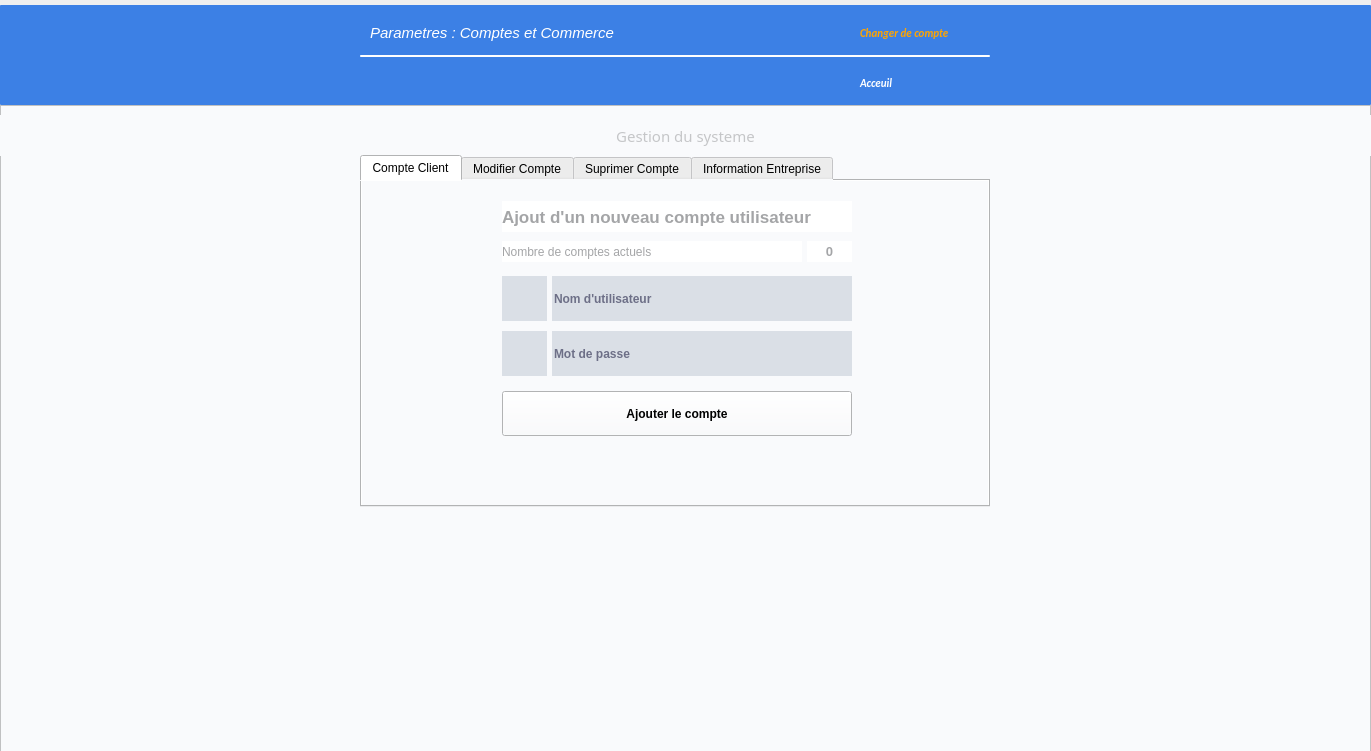
<?xml version="1.0" encoding="UTF-8"?>
<ui version="4.0">
 <class>SettingCreatorDialog</class>
 <widget class="QDialog" name="SettingCreatorDialog">
  <property name="geometry">
   <rect>
    <x>0</x>
    <y>0</y>
    <width>1371</width>
    <height>751</height>
   </rect>
  </property>
  <property name="windowTitle">
   <string>Dialog</string>
  </property>
  <widget class="QFrame" name="frame_12">
   <property name="geometry">
    <rect>
     <x>0</x>
     <y>5</y>
     <width>1371</width>
     <height>100</height>
    </rect>
   </property>
   <property name="font">
    <font>
     <family>Onyx</family>
    </font>
   </property>
   <property name="styleSheet">
    <string notr="true">background-color:#3c80e5; border: 0px solid #2f4f4f  ; border-radius: 0.5px;</string>
   </property>
   <property name="frameShape">
    <enum>QFrame::StyledPanel</enum>
   </property>
   <property name="frameShadow">
    <enum>QFrame::Raised</enum>
   </property>
   <widget class="QPushButton" name="disconnect">
    <property name="geometry">
     <rect>
      <x>850</x>
      <y>10</y>
      <width>141</width>
      <height>35</height>
     </rect>
    </property>
    <property name="sizePolicy">
     <sizepolicy hsizetype="Minimum" vsizetype="Maximum">
      <horstretch>0</horstretch>
      <verstretch>0</verstretch>
     </sizepolicy>
    </property>
    <property name="font">
     <font>
      <family>Calibri</family>
      <pointsize>8</pointsize>
      <weight>75</weight>
      <italic>true</italic>
      <bold>true</bold>
      <underline>false</underline>
      <kerning>true</kerning>
     </font>
    </property>
    <property name="cursor">
     <cursorShape>PointingHandCursor</cursorShape>
    </property>
    <property name="toolTip">
     <string>Changer de compte</string>
    </property>
    <property name="statusTip">
     <string/>
    </property>
    <property name="autoFillBackground">
     <bool>false</bool>
    </property>
    <property name="styleSheet">
     <string notr="true">QPushButton{background-color:#3c80e5; color : orange; border: 0px solid #000028 ;  text-align:left; padding-left:10px;}
QPushButton:hover{background-color:#3c80e5;color:white;border: 0px solid #ecf0f5}
QPushButton:focus{color:#00ea00}</string>
    </property>
    <property name="text">
     <string>Changer de compte</string>
    </property>
    <property name="icon">
     <iconset>
      <normaloff>../../IMAGES/Icons/disconnect.png</normaloff>../../IMAGES/Icons/disconnect.png</iconset>
    </property>
    <property name="iconSize">
     <size>
      <width>21</width>
      <height>21</height>
     </size>
    </property>
   </widget>
   <widget class="QPushButton" name="setAnnuler">
    <property name="geometry">
     <rect>
      <x>850</x>
      <y>60</y>
      <width>141</width>
      <height>35</height>
     </rect>
    </property>
    <property name="sizePolicy">
     <sizepolicy hsizetype="Minimum" vsizetype="Maximum">
      <horstretch>0</horstretch>
      <verstretch>0</verstretch>
     </sizepolicy>
    </property>
    <property name="font">
     <font>
      <family>Calibri</family>
      <pointsize>8</pointsize>
      <weight>75</weight>
      <italic>true</italic>
      <bold>true</bold>
      <underline>false</underline>
      <kerning>true</kerning>
     </font>
    </property>
    <property name="cursor">
     <cursorShape>PointingHandCursor</cursorShape>
    </property>
    <property name="toolTip">
     <string>Changer de compte</string>
    </property>
    <property name="statusTip">
     <string/>
    </property>
    <property name="autoFillBackground">
     <bool>false</bool>
    </property>
    <property name="styleSheet">
     <string notr="true">QPushButton{background-color:#3c80e5; color : white; border: 0px solid #000028 ;  text-align:left; padding-left:10px;}
</string>
    </property>
    <property name="text">
     <string>Acceuil</string>
    </property>
    <property name="icon">
     <iconset>
      <normaloff>../../IMAGES/Icons/index.png</normaloff>../../IMAGES/Icons/index.png</iconset>
    </property>
    <property name="iconSize">
     <size>
      <width>21</width>
      <height>21</height>
     </size>
    </property>
   </widget>
   <widget class="QPushButton" name="who">
    <property name="geometry">
     <rect>
      <x>360</x>
      <y>60</y>
      <width>251</width>
      <height>35</height>
     </rect>
    </property>
    <property name="sizePolicy">
     <sizepolicy hsizetype="Minimum" vsizetype="Maximum">
      <horstretch>0</horstretch>
      <verstretch>0</verstretch>
     </sizepolicy>
    </property>
    <property name="font">
     <font>
      <family>Calibri</family>
      <pointsize>8</pointsize>
      <weight>75</weight>
      <italic>true</italic>
      <bold>true</bold>
      <underline>false</underline>
      <kerning>true</kerning>
     </font>
    </property>
    <property name="cursor">
     <cursorShape>ArrowCursor</cursorShape>
    </property>
    <property name="toolTip">
     <string>Valider</string>
    </property>
    <property name="statusTip">
     <string/>
    </property>
    <property name="autoFillBackground">
     <bool>false</bool>
    </property>
    <property name="styleSheet">
     <string notr="true">QPushButton{background-color:#3c80e5; color : white; border: 0px solid #000028 ;  text-align:left; padding-left:10px;}
</string>
    </property>
    <property name="text">
     <string/>
    </property>
    <property name="icon">
     <iconset>
      <normaloff>../../IMAGES/Icons/user.png</normaloff>../../IMAGES/Icons/user.png</iconset>
    </property>
    <property name="iconSize">
     <size>
      <width>21</width>
      <height>21</height>
     </size>
    </property>
   </widget>
   <widget class="QPushButton" name="who_2">
    <property name="geometry">
     <rect>
      <x>360</x>
      <y>10</y>
      <width>301</width>
      <height>35</height>
     </rect>
    </property>
    <property name="sizePolicy">
     <sizepolicy hsizetype="Minimum" vsizetype="Maximum">
      <horstretch>0</horstretch>
      <verstretch>0</verstretch>
     </sizepolicy>
    </property>
    <property name="font">
     <font>
      <family>Segoe UI Historic</family>
      <pointsize>11</pointsize>
      <weight>50</weight>
      <italic>true</italic>
      <bold>false</bold>
      <underline>false</underline>
      <kerning>false</kerning>
     </font>
    </property>
    <property name="cursor">
     <cursorShape>ArrowCursor</cursorShape>
    </property>
    <property name="toolTip">
     <string>Valider</string>
    </property>
    <property name="statusTip">
     <string/>
    </property>
    <property name="autoFillBackground">
     <bool>false</bool>
    </property>
    <property name="styleSheet">
     <string notr="true">QPushButton{background-color:#3c80e5; color : white; border: 0px solid #000028 ;  text-align:left; padding-left:10px;}
</string>
    </property>
    <property name="text">
     <string>Parametres : Comptes et Commerce</string>
    </property>
    <property name="icon">
     <iconset>
      <normaloff>../../IMAGES/Icons/set.png</normaloff>../../IMAGES/Icons/set.png</iconset>
    </property>
    <property name="iconSize">
     <size>
      <width>21</width>
      <height>21</height>
     </size>
    </property>
   </widget>
   <widget class="Line" name="line">
    <property name="geometry">
     <rect>
      <x>360</x>
      <y>50</y>
      <width>630</width>
      <height>2</height>
     </rect>
    </property>
    <property name="styleSheet">
     <string notr="true">background:white;color:white;</string>
    </property>
    <property name="orientation">
     <enum>Qt::Horizontal</enum>
    </property>
   </widget>
  </widget>
  <widget class="QFrame" name="frame">
   <property name="geometry">
    <rect>
     <x>0</x>
     <y>105</y>
     <width>1371</width>
     <height>661</height>
    </rect>
   </property>
   <property name="styleSheet">
    <string notr="true">background:#f9fafc;</string>
   </property>
   <property name="frameShape">
    <enum>QFrame::StyledPanel</enum>
   </property>
   <property name="frameShadow">
    <enum>QFrame::Raised</enum>
   </property>
   <widget class="QLabel" name="title_21">
    <property name="geometry">
     <rect>
      <x>0</x>
      <y>10</y>
      <width>1371</width>
      <height>41</height>
     </rect>
    </property>
    <property name="font">
     <font>
      <family>Segoe UI Semibold</family>
      <pointsize>11</pointsize>
      <weight>50</weight>
      <bold>false</bold>
     </font>
    </property>
    <property name="styleSheet">
     <string notr="true">background:#f9fafc;color:#c5c6c8;</string>
    </property>
    <property name="text">
     <string>Gestion du systeme</string>
    </property>
    <property name="alignment">
     <set>Qt::AlignCenter</set>
    </property>
   </widget>
   <widget class="QTabWidget" name="numDelComboBox">
    <property name="geometry">
     <rect>
      <x>360</x>
      <y>50</y>
      <width>630</width>
      <height>352</height>
     </rect>
    </property>
    <property name="currentIndex">
     <number>0</number>
    </property>
    <widget class="QWidget" name="productTab1_3">
     <attribute name="title">
      <string>Compte Client</string>
     </attribute>
     <widget class="QLabel" name="userNbr">
      <property name="geometry">
       <rect>
        <x>445</x>
        <y>60</y>
        <width>45</width>
        <height>21</height>
       </rect>
      </property>
      <property name="font">
       <font>
        <family>Arial</family>
        <pointsize>10</pointsize>
        <weight>75</weight>
        <italic>false</italic>
        <bold>true</bold>
        <underline>false</underline>
       </font>
      </property>
      <property name="styleSheet">
       <string notr="true">background:white;color:#a4a5a7;border : 0px; text-align:center;</string>
      </property>
      <property name="text">
       <string>0</string>
      </property>
      <property name="alignment">
       <set>Qt::AlignCenter</set>
      </property>
     </widget>
     <widget class="QLineEdit" name="newUserName">
      <property name="geometry">
       <rect>
        <x>190</x>
        <y>95</y>
        <width>300</width>
        <height>45</height>
       </rect>
      </property>
      <property name="font">
       <font>
        <weight>75</weight>
        <bold>true</bold>
       </font>
      </property>
      <property name="styleSheet">
       <string notr="true">background:#dadfe6;color:#000028; border:0px;</string>
      </property>
      <property name="text">
       <string/>
      </property>
      <property name="alignment">
       <set>Qt::AlignLeading|Qt::AlignLeft|Qt::AlignVCenter</set>
      </property>
      <property name="placeholderText">
       <string>Nom d'utilisateur</string>
      </property>
      <property name="clearButtonEnabled">
       <bool>true</bool>
      </property>
     </widget>
     <widget class="QPushButton" name="pushButton_2">
      <property name="geometry">
       <rect>
        <x>140</x>
        <y>150</y>
        <width>45</width>
        <height>45</height>
       </rect>
      </property>
      <property name="styleSheet">
       <string notr="true">background-color:#dadfe6;  border: 0px ;  text-align:center;</string>
      </property>
      <property name="text">
       <string/>
      </property>
      <property name="icon">
       <iconset>
        <normaloff>../../IMAGES/Icons/padlock.png</normaloff>../../IMAGES/Icons/padlock.png</iconset>
      </property>
      <property name="iconSize">
       <size>
        <width>24</width>
        <height>24</height>
       </size>
      </property>
     </widget>
     <widget class="QPushButton" name="pushButton">
      <property name="geometry">
       <rect>
        <x>140</x>
        <y>95</y>
        <width>45</width>
        <height>45</height>
       </rect>
      </property>
      <property name="styleSheet">
       <string notr="true">background-color:#dadfe6;  border: 0px ;  text-align:center;</string>
      </property>
      <property name="text">
       <string/>
      </property>
      <property name="icon">
       <iconset>
        <normaloff>../../IMAGES/Icons/man-user.png</normaloff>../../IMAGES/Icons/man-user.png</iconset>
      </property>
      <property name="iconSize">
       <size>
        <width>24</width>
        <height>24</height>
       </size>
      </property>
     </widget>
     <widget class="QLineEdit" name="newPassWord">
      <property name="geometry">
       <rect>
        <x>190</x>
        <y>150</y>
        <width>300</width>
        <height>45</height>
       </rect>
      </property>
      <property name="font">
       <font>
        <weight>75</weight>
        <bold>true</bold>
       </font>
      </property>
      <property name="styleSheet">
       <string notr="true">background:#dadfe6;color:#000028; border:0px;</string>
      </property>
      <property name="text">
       <string/>
      </property>
      <property name="echoMode">
       <enum>QLineEdit::Password</enum>
      </property>
      <property name="alignment">
       <set>Qt::AlignLeading|Qt::AlignLeft|Qt::AlignVCenter</set>
      </property>
      <property name="placeholderText">
       <string>Mot de passe</string>
      </property>
      <property name="clearButtonEnabled">
       <bool>true</bool>
      </property>
     </widget>
     <widget class="QPushButton" name="logAdd">
      <property name="geometry">
       <rect>
        <x>140</x>
        <y>210</y>
        <width>350</width>
        <height>45</height>
       </rect>
      </property>
      <property name="font">
       <font>
        <family>Segoe UI</family>
        <weight>75</weight>
        <bold>true</bold>
       </font>
      </property>
      <property name="cursor">
       <cursorShape>PointingHandCursor</cursorShape>
      </property>
      <property name="styleSheet">
       <string notr="true">QPushButton{background-color:#17afd3; color : white; border: 0px solid #000028 ;  text-align:center;}
QPushButton:hover{background-color:white;color:#17afd3;border: 0px solid #ecf0f5}
QPushButton:focus{background-color:#78d700;color:white};</string>
      </property>
      <property name="text">
       <string>Ajouter le compte</string>
      </property>
      <property name="shortcut">
       <string>Return</string>
      </property>
      <property name="default">
       <bool>false</bool>
      </property>
     </widget>
     <widget class="QLabel" name="title_9">
      <property name="geometry">
       <rect>
        <x>140</x>
        <y>60</y>
        <width>300</width>
        <height>21</height>
       </rect>
      </property>
      <property name="font">
       <font>
        <family>Arial</family>
        <pointsize>9</pointsize>
        <weight>50</weight>
        <bold>false</bold>
       </font>
      </property>
      <property name="styleSheet">
       <string notr="true">background:white;color:#a4a5a7;</string>
      </property>
      <property name="text">
       <string>Nombre de comptes actuels</string>
      </property>
      <property name="alignment">
       <set>Qt::AlignLeading|Qt::AlignLeft|Qt::AlignVCenter</set>
      </property>
     </widget>
     <widget class="QLabel" name="title_10">
      <property name="geometry">
       <rect>
        <x>140</x>
        <y>20</y>
        <width>350</width>
        <height>31</height>
       </rect>
      </property>
      <property name="font">
       <font>
        <family>Arial</family>
        <pointsize>13</pointsize>
        <weight>75</weight>
        <bold>true</bold>
       </font>
      </property>
      <property name="styleSheet">
       <string notr="true">background:white;color:#a4a5a7;</string>
      </property>
      <property name="text">
       <string>Ajout d'un nouveau compte utilisateur</string>
      </property>
      <property name="alignment">
       <set>Qt::AlignLeading|Qt::AlignLeft|Qt::AlignVCenter</set>
      </property>
     </widget>
    </widget>
    <widget class="QWidget" name="productTab2_3">
     <attribute name="title">
      <string>Modifier Compte</string>
     </attribute>
     <widget class="QComboBox" name="modSetComboBox">
      <property name="geometry">
       <rect>
        <x>190</x>
        <y>90</y>
        <width>301</width>
        <height>21</height>
       </rect>
      </property>
      <property name="styleSheet">
       <string notr="true">background:white;</string>
      </property>
      <property name="currentText">
       <string>...</string>
      </property>
      <item>
       <property name="text">
        <string>...</string>
       </property>
      </item>
     </widget>
     <widget class="QPushButton" name="logModif">
      <property name="geometry">
       <rect>
        <x>140</x>
        <y>240</y>
        <width>350</width>
        <height>45</height>
       </rect>
      </property>
      <property name="font">
       <font>
        <family>Segoe UI</family>
        <weight>75</weight>
        <bold>true</bold>
       </font>
      </property>
      <property name="cursor">
       <cursorShape>PointingHandCursor</cursorShape>
      </property>
      <property name="styleSheet">
       <string notr="true">QPushButton{background-color:#17afd3; color : white; border: 0px solid #000028 ;  text-align:center;}
QPushButton:hover{background-color:white;color:#17afd3;border: 0px solid #ecf0f5}
QPushButton:focus{background-color:#78d700;color:white};</string>
      </property>
      <property name="text">
       <string>Modifier le compte</string>
      </property>
      <property name="shortcut">
       <string>Return</string>
      </property>
      <property name="default">
       <bool>false</bool>
      </property>
     </widget>
     <widget class="QPushButton" name="pushButton_3">
      <property name="geometry">
       <rect>
        <x>140</x>
        <y>180</y>
        <width>45</width>
        <height>45</height>
       </rect>
      </property>
      <property name="styleSheet">
       <string notr="true">background-color:#dadfe6;  border: 0px ;  text-align:center;</string>
      </property>
      <property name="text">
       <string/>
      </property>
      <property name="icon">
       <iconset>
        <normaloff>../../IMAGES/Icons/padlock.png</normaloff>../../IMAGES/Icons/padlock.png</iconset>
      </property>
      <property name="iconSize">
       <size>
        <width>24</width>
        <height>24</height>
       </size>
      </property>
     </widget>
     <widget class="QLabel" name="title_11">
      <property name="geometry">
       <rect>
        <x>140</x>
        <y>20</y>
        <width>350</width>
        <height>31</height>
       </rect>
      </property>
      <property name="font">
       <font>
        <family>Arial</family>
        <pointsize>13</pointsize>
        <weight>75</weight>
        <bold>true</bold>
       </font>
      </property>
      <property name="styleSheet">
       <string notr="true">background:white;color:#a4a5a7;</string>
      </property>
      <property name="text">
       <string>Modifier un compte utilisateur</string>
      </property>
      <property name="alignment">
       <set>Qt::AlignLeading|Qt::AlignLeft|Qt::AlignVCenter</set>
      </property>
     </widget>
     <widget class="QLineEdit" name="modPassWord">
      <property name="geometry">
       <rect>
        <x>190</x>
        <y>180</y>
        <width>300</width>
        <height>45</height>
       </rect>
      </property>
      <property name="font">
       <font>
        <weight>75</weight>
        <bold>true</bold>
       </font>
      </property>
      <property name="styleSheet">
       <string notr="true">background:#dadfe6;color:#000028; border:0px;</string>
      </property>
      <property name="text">
       <string/>
      </property>
      <property name="echoMode">
       <enum>QLineEdit::Password</enum>
      </property>
      <property name="alignment">
       <set>Qt::AlignLeading|Qt::AlignLeft|Qt::AlignVCenter</set>
      </property>
      <property name="placeholderText">
       <string>Nouveau mot de passe</string>
      </property>
      <property name="clearButtonEnabled">
       <bool>true</bool>
      </property>
     </widget>
     <widget class="QLineEdit" name="modUserName">
      <property name="geometry">
       <rect>
        <x>190</x>
        <y>125</y>
        <width>300</width>
        <height>45</height>
       </rect>
      </property>
      <property name="font">
       <font>
        <weight>75</weight>
        <bold>true</bold>
       </font>
      </property>
      <property name="styleSheet">
       <string notr="true">background:#dadfe6;color:#000028; border:0px;</string>
      </property>
      <property name="text">
       <string/>
      </property>
      <property name="alignment">
       <set>Qt::AlignLeading|Qt::AlignLeft|Qt::AlignVCenter</set>
      </property>
      <property name="placeholderText">
       <string>Nouveau nom d'utilisateur</string>
      </property>
      <property name="clearButtonEnabled">
       <bool>true</bool>
      </property>
     </widget>
     <widget class="QPushButton" name="pushButton_4">
      <property name="geometry">
       <rect>
        <x>140</x>
        <y>125</y>
        <width>45</width>
        <height>45</height>
       </rect>
      </property>
      <property name="styleSheet">
       <string notr="true">background-color:#dadfe6;  border: 0px ;  text-align:center;</string>
      </property>
      <property name="text">
       <string/>
      </property>
      <property name="icon">
       <iconset>
        <normaloff>../../IMAGES/Icons/man-user.png</normaloff>../../IMAGES/Icons/man-user.png</iconset>
      </property>
      <property name="iconSize">
       <size>
        <width>24</width>
        <height>24</height>
       </size>
      </property>
     </widget>
     <widget class="QPushButton" name="pushButton_5">
      <property name="geometry">
       <rect>
        <x>140</x>
        <y>90</y>
        <width>45</width>
        <height>21</height>
       </rect>
      </property>
      <property name="styleSheet">
       <string notr="true">background-color:white;  border: 0px ;  text-align:center;</string>
      </property>
      <property name="text">
       <string/>
      </property>
      <property name="icon">
       <iconset>
        <normaloff>../../IMAGES/Icons/man-user.png</normaloff>../../IMAGES/Icons/man-user.png</iconset>
      </property>
      <property name="iconSize">
       <size>
        <width>21</width>
        <height>21</height>
       </size>
      </property>
     </widget>
     <widget class="QLabel" name="title_12">
      <property name="geometry">
       <rect>
        <x>140</x>
        <y>60</y>
        <width>350</width>
        <height>21</height>
       </rect>
      </property>
      <property name="font">
       <font>
        <family>Arial</family>
        <pointsize>9</pointsize>
        <weight>50</weight>
        <bold>false</bold>
       </font>
      </property>
      <property name="styleSheet">
       <string notr="true">background:white;color:#a4a5a7;</string>
      </property>
      <property name="text">
       <string>Compte à modifier</string>
      </property>
      <property name="alignment">
       <set>Qt::AlignLeading|Qt::AlignLeft|Qt::AlignVCenter</set>
      </property>
     </widget>
    </widget>
    <widget class="QWidget" name="productTab3_3">
     <attribute name="title">
      <string>Suprimer Compte</string>
     </attribute>
     <widget class="QPushButton" name="pushButton_6">
      <property name="geometry">
       <rect>
        <x>140</x>
        <y>90</y>
        <width>45</width>
        <height>21</height>
       </rect>
      </property>
      <property name="styleSheet">
       <string notr="true">background-color:white;  border: 0px ;  text-align:center;</string>
      </property>
      <property name="text">
       <string/>
      </property>
      <property name="icon">
       <iconset>
        <normaloff>../../IMAGES/Icons/man-user.png</normaloff>../../IMAGES/Icons/man-user.png</iconset>
      </property>
      <property name="iconSize">
       <size>
        <width>21</width>
        <height>21</height>
       </size>
      </property>
     </widget>
     <widget class="QPushButton" name="logDel">
      <property name="geometry">
       <rect>
        <x>140</x>
        <y>190</y>
        <width>350</width>
        <height>45</height>
       </rect>
      </property>
      <property name="font">
       <font>
        <family>Segoe UI</family>
        <weight>75</weight>
        <bold>true</bold>
       </font>
      </property>
      <property name="cursor">
       <cursorShape>PointingHandCursor</cursorShape>
      </property>
      <property name="styleSheet">
       <string notr="true">QPushButton{background-color:#17afd3; color : white; border: 0px solid #000028 ;  text-align:center;}
QPushButton:hover{background-color:white;color:#17afd3;border: 0px solid #ecf0f5}
QPushButton:focus{background-color:#78d700;color:white};</string>
      </property>
      <property name="text">
       <string>Supprimer</string>
      </property>
      <property name="shortcut">
       <string>Return</string>
      </property>
      <property name="default">
       <bool>false</bool>
      </property>
     </widget>
     <widget class="QLineEdit" name="delUserName">
      <property name="geometry">
       <rect>
        <x>190</x>
        <y>125</y>
        <width>300</width>
        <height>45</height>
       </rect>
      </property>
      <property name="font">
       <font>
        <weight>75</weight>
        <bold>true</bold>
       </font>
      </property>
      <property name="styleSheet">
       <string notr="true">background:#dadfe6;color:#000028; border:0px;</string>
      </property>
      <property name="text">
       <string/>
      </property>
      <property name="alignment">
       <set>Qt::AlignLeading|Qt::AlignLeft|Qt::AlignVCenter</set>
      </property>
      <property name="placeholderText">
       <string>Nom d'utilisateur à supprimer</string>
      </property>
      <property name="clearButtonEnabled">
       <bool>true</bool>
      </property>
     </widget>
     <widget class="QComboBox" name="delSetComboBox">
      <property name="geometry">
       <rect>
        <x>190</x>
        <y>90</y>
        <width>301</width>
        <height>21</height>
       </rect>
      </property>
      <property name="styleSheet">
       <string notr="true">background:white;</string>
      </property>
      <property name="currentText">
       <string>...</string>
      </property>
      <item>
       <property name="text">
        <string>...</string>
       </property>
      </item>
     </widget>
     <widget class="QPushButton" name="pushButton_7">
      <property name="geometry">
       <rect>
        <x>140</x>
        <y>125</y>
        <width>45</width>
        <height>45</height>
       </rect>
      </property>
      <property name="styleSheet">
       <string notr="true">background-color:#dadfe6;  border: 0px ;  text-align:center;</string>
      </property>
      <property name="text">
       <string/>
      </property>
      <property name="icon">
       <iconset>
        <normaloff>../../IMAGES/Icons/man-user.png</normaloff>../../IMAGES/Icons/man-user.png</iconset>
      </property>
      <property name="iconSize">
       <size>
        <width>24</width>
        <height>24</height>
       </size>
      </property>
     </widget>
     <widget class="QLabel" name="title_13">
      <property name="geometry">
       <rect>
        <x>140</x>
        <y>20</y>
        <width>350</width>
        <height>31</height>
       </rect>
      </property>
      <property name="font">
       <font>
        <family>Arial</family>
        <pointsize>13</pointsize>
        <weight>75</weight>
        <bold>true</bold>
       </font>
      </property>
      <property name="styleSheet">
       <string notr="true">background:white;color:#a4a5a7;</string>
      </property>
      <property name="text">
       <string>Supprimer un compte utilisateur</string>
      </property>
      <property name="alignment">
       <set>Qt::AlignLeading|Qt::AlignLeft|Qt::AlignVCenter</set>
      </property>
     </widget>
     <widget class="QLabel" name="title_14">
      <property name="geometry">
       <rect>
        <x>140</x>
        <y>60</y>
        <width>350</width>
        <height>21</height>
       </rect>
      </property>
      <property name="font">
       <font>
        <family>Arial</family>
        <pointsize>9</pointsize>
        <weight>50</weight>
        <bold>false</bold>
       </font>
      </property>
      <property name="styleSheet">
       <string notr="true">background:white;color:#a4a5a7;</string>
      </property>
      <property name="text">
       <string>Compte à supprimer</string>
      </property>
      <property name="alignment">
       <set>Qt::AlignLeading|Qt::AlignLeft|Qt::AlignVCenter</set>
      </property>
     </widget>
    </widget>
    <widget class="QWidget" name="tab_5">
     <attribute name="title">
      <string>Information Entreprise</string>
     </attribute>
     <widget class="QPushButton" name="settingInfo">
      <property name="geometry">
       <rect>
        <x>140</x>
        <y>210</y>
        <width>350</width>
        <height>45</height>
       </rect>
      </property>
      <property name="font">
       <font>
        <family>Segoe UI</family>
        <weight>75</weight>
        <bold>true</bold>
       </font>
      </property>
      <property name="cursor">
       <cursorShape>PointingHandCursor</cursorShape>
      </property>
      <property name="styleSheet">
       <string notr="true">QPushButton{background-color:#17afd3; color : white; border: 0px solid #000028 ;  text-align:center;}
QPushButton:hover{background-color:white;color:#17afd3;border: 0px solid #ecf0f5}
QPushButton:focus{background-color:#78d700;color:white};</string>
      </property>
      <property name="text">
       <string>Enregistrer</string>
      </property>
      <property name="shortcut">
       <string>Return</string>
      </property>
      <property name="default">
       <bool>false</bool>
      </property>
     </widget>
     <widget class="QPushButton" name="pushButton_8">
      <property name="geometry">
       <rect>
        <x>140</x>
        <y>95</y>
        <width>45</width>
        <height>45</height>
       </rect>
      </property>
      <property name="styleSheet">
       <string notr="true">background-color:#dadfe6;  border: 0px ;  text-align:center;</string>
      </property>
      <property name="text">
       <string/>
      </property>
      <property name="icon">
       <iconset>
        <normaloff>../../IMAGES/Icons/Plaque.png</normaloff>../../IMAGES/Icons/Plaque.png</iconset>
      </property>
      <property name="iconSize">
       <size>
        <width>24</width>
        <height>24</height>
       </size>
      </property>
     </widget>
     <widget class="QLabel" name="title_15">
      <property name="geometry">
       <rect>
        <x>140</x>
        <y>20</y>
        <width>350</width>
        <height>31</height>
       </rect>
      </property>
      <property name="font">
       <font>
        <family>Arial</family>
        <pointsize>13</pointsize>
        <weight>75</weight>
        <bold>true</bold>
       </font>
      </property>
      <property name="styleSheet">
       <string notr="true">background:white;color:#a4a5a7;</string>
      </property>
      <property name="text">
       <string>Information sur l'entreprise</string>
      </property>
      <property name="alignment">
       <set>Qt::AlignLeading|Qt::AlignLeft|Qt::AlignVCenter</set>
      </property>
     </widget>
     <widget class="QLineEdit" name="societyName">
      <property name="geometry">
       <rect>
        <x>190</x>
        <y>95</y>
        <width>300</width>
        <height>45</height>
       </rect>
      </property>
      <property name="font">
       <font>
        <weight>75</weight>
        <bold>true</bold>
       </font>
      </property>
      <property name="styleSheet">
       <string notr="true">background:#dadfe6;color:#000028; border:0px;</string>
      </property>
      <property name="text">
       <string/>
      </property>
      <property name="alignment">
       <set>Qt::AlignLeading|Qt::AlignLeft|Qt::AlignVCenter</set>
      </property>
      <property name="placeholderText">
       <string>Nom de l'entreprise</string>
      </property>
      <property name="clearButtonEnabled">
       <bool>true</bool>
      </property>
     </widget>
     <widget class="QLabel" name="title_16">
      <property name="geometry">
       <rect>
        <x>140</x>
        <y>60</y>
        <width>350</width>
        <height>21</height>
       </rect>
      </property>
      <property name="font">
       <font>
        <family>Arial</family>
        <pointsize>9</pointsize>
        <weight>50</weight>
        <bold>false</bold>
       </font>
      </property>
      <property name="styleSheet">
       <string notr="true">background:white;color:#a4a5a7;</string>
      </property>
      <property name="text">
       <string>Information à enregistrer</string>
      </property>
      <property name="alignment">
       <set>Qt::AlignLeading|Qt::AlignLeft|Qt::AlignVCenter</set>
      </property>
     </widget>
     <widget class="QPushButton" name="pushButton_9">
      <property name="geometry">
       <rect>
        <x>140</x>
        <y>150</y>
        <width>45</width>
        <height>45</height>
       </rect>
      </property>
      <property name="styleSheet">
       <string notr="true">background-color:#dadfe6;  border: 0px ;  text-align:center;</string>
      </property>
      <property name="text">
       <string/>
      </property>
      <property name="icon">
       <iconset>
        <normaloff>../../IMAGES/Icons/tel.png</normaloff>../../IMAGES/Icons/tel.png</iconset>
      </property>
      <property name="iconSize">
       <size>
        <width>24</width>
        <height>24</height>
       </size>
      </property>
     </widget>
     <widget class="QLineEdit" name="societyNumber">
      <property name="geometry">
       <rect>
        <x>190</x>
        <y>150</y>
        <width>300</width>
        <height>45</height>
       </rect>
      </property>
      <property name="font">
       <font>
        <weight>75</weight>
        <bold>true</bold>
       </font>
      </property>
      <property name="styleSheet">
       <string notr="true">background:#dadfe6;color:#000028; border:0px;</string>
      </property>
      <property name="text">
       <string/>
      </property>
      <property name="alignment">
       <set>Qt::AlignLeading|Qt::AlignLeft|Qt::AlignVCenter</set>
      </property>
      <property name="placeholderText">
       <string>Numero de l'entreprise</string>
      </property>
      <property name="clearButtonEnabled">
       <bool>true</bool>
      </property>
     </widget>
    </widget>
   </widget>
  </widget>
 </widget>
 <tabstops>
  <tabstop>newUserName</tabstop>
  <tabstop>newPassWord</tabstop>
  <tabstop>logAdd</tabstop>
  <tabstop>modSetComboBox</tabstop>
  <tabstop>modUserName</tabstop>
  <tabstop>modPassWord</tabstop>
  <tabstop>logModif</tabstop>
  <tabstop>delSetComboBox</tabstop>
  <tabstop>delUserName</tabstop>
  <tabstop>logDel</tabstop>
  <tabstop>pushButton_2</tabstop>
  <tabstop>pushButton_4</tabstop>
  <tabstop>pushButton_5</tabstop>
  <tabstop>pushButton_6</tabstop>
  <tabstop>pushButton_3</tabstop>
  <tabstop>pushButton</tabstop>
  <tabstop>numDelComboBox</tabstop>
  <tabstop>pushButton_7</tabstop>
  <tabstop>settingInfo</tabstop>
  <tabstop>pushButton_8</tabstop>
  <tabstop>societyName</tabstop>
  <tabstop>pushButton_9</tabstop>
 </tabstops>
 <resources/>
 <connections/>
</ui>
